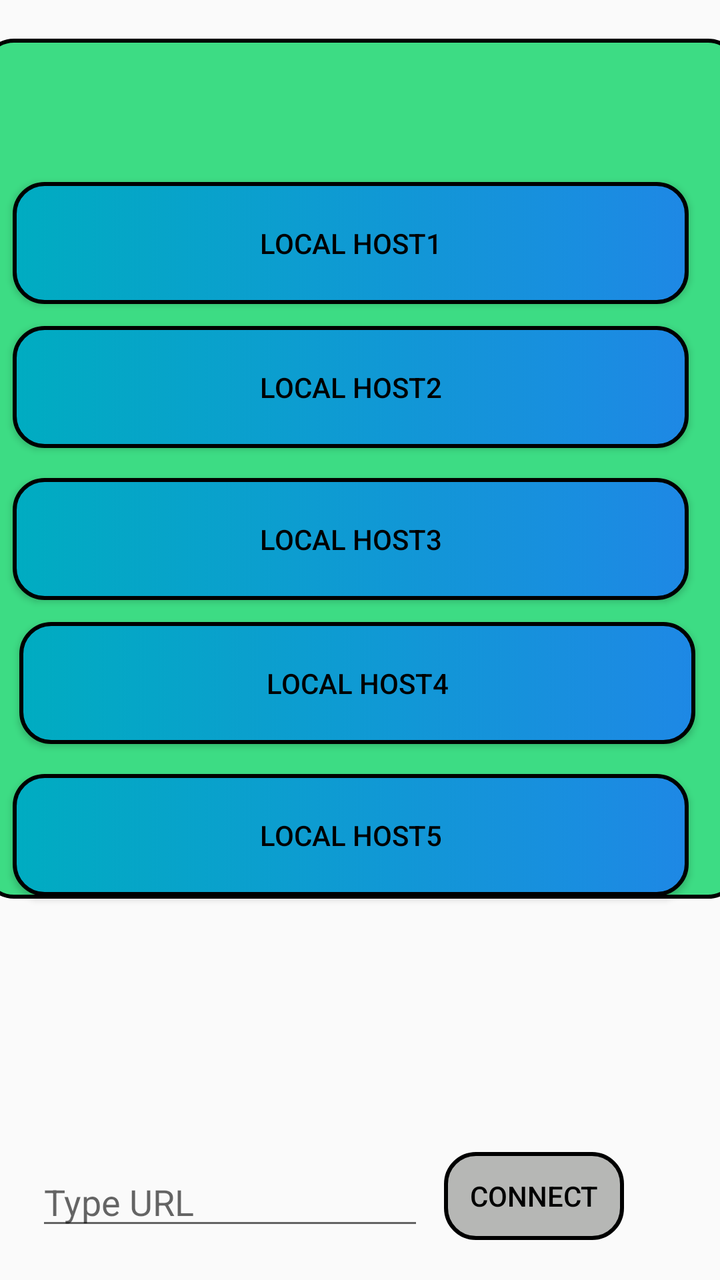
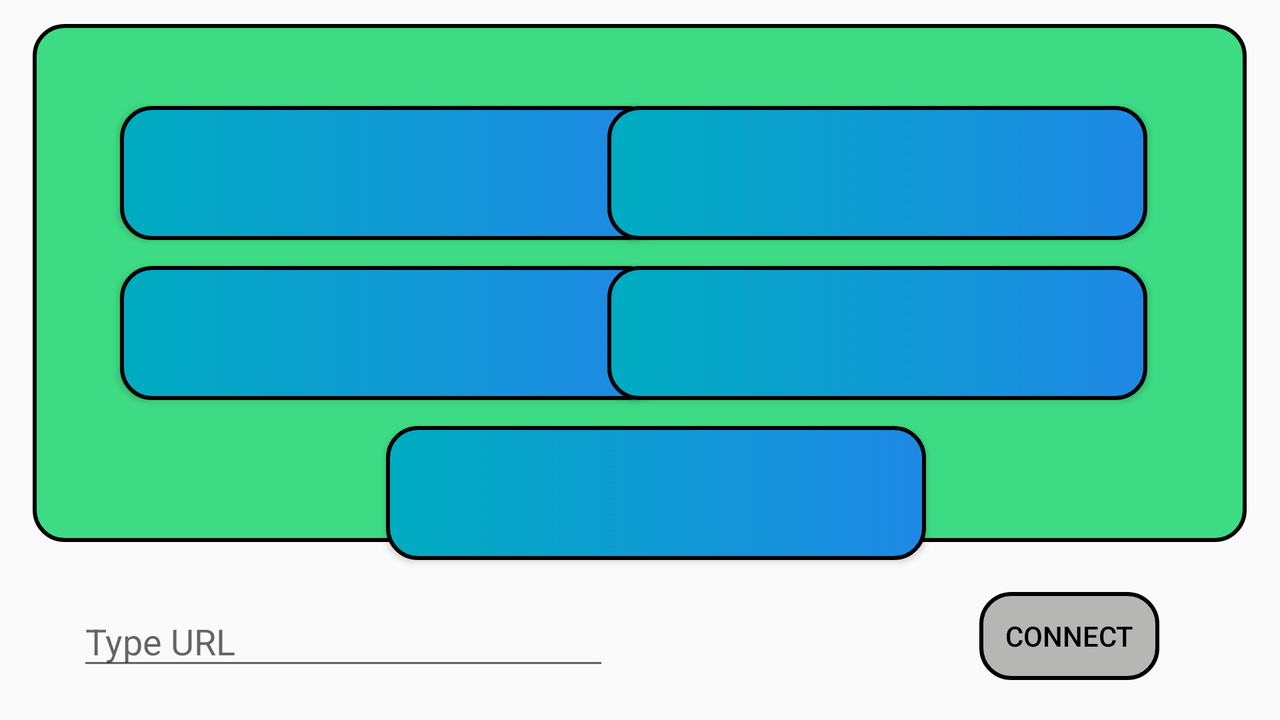

The same Android screen from two of the app's own layout files: first res/layout/ as a phone draws it, then the repository's variant for another configuration, drawn on a device whose configuration selects that folder. Both files follow.
<!-- AndroidManifest.xml: application theme AppTheme -->
<!-- res/layout/activity_connect.xml -->
<?xml version="1.0" encoding="utf-8"?>
<layout xmlns:app="http://schemas.android.com/apk/res-auto"
    xmlns:tools="http://schemas.android.com/tools"
    xmlns:android="http://schemas.android.com/apk/res/android">

        <androidx.constraintlayout.widget.ConstraintLayout
            android:id="@+id/activity_control_portrait"
            android:layout_width="match_parent"
            android:layout_height="match_parent"
            tools:context="connect.ConnectActivity">


                <Button
                    android:id="@+id/local_host4"
                    android:layout_width="338dp"
                    android:layout_height="61dp"
                    android:layout_gravity="start"
                    android:layout_marginStart="48dp"
                    android:layout_marginEnd="48dp"
                    android:layout_marginBottom="268dp"
                    android:enabled="true"
                    android:text="@string/local_host4"
                    app:layout_constraintBottom_toBottomOf="parent"
                    app:layout_constraintEnd_toEndOf="parent"
                    app:layout_constraintHorizontal_bias="0.521"
                    app:layout_constraintStart_toStartOf="parent" />

                <Button
                    android:id="@+id/local_host1"
                    android:layout_width="338dp"
                    android:layout_height="61dp"
                    android:layout_gravity="start"
                    android:layout_marginStart="48dp"
                    android:layout_marginEnd="48dp"
                    android:layout_marginBottom="488dp"
                    android:enabled="true"
                    android:text="@string/local_host1"
                    app:layout_constraintBottom_toBottomOf="parent"
                    app:layout_constraintEnd_toEndOf="parent"
                    app:layout_constraintHorizontal_bias="0.565"
                    app:layout_constraintStart_toStartOf="parent" />

                <Button
                    android:id="@+id/local_host2"
                    android:layout_width="338dp"
                    android:layout_height="61dp"
                    android:layout_gravity="start"
                    android:layout_marginStart="48dp"
                    android:layout_marginEnd="48dp"
                    android:layout_marginBottom="416dp"
                    android:enabled="true"
                    android:text="@string/local_host2"
                    app:layout_constraintBottom_toBottomOf="parent"
                    app:layout_constraintEnd_toEndOf="parent"
                    app:layout_constraintHorizontal_bias="0.565"
                    app:layout_constraintStart_toStartOf="parent" />

                <Button
                    android:id="@+id/local_host3"
                    android:layout_width="338dp"
                    android:layout_height="61dp"
                    android:layout_gravity="start"
                    android:layout_marginStart="48dp"
                    android:layout_marginEnd="48dp"
                    android:layout_marginBottom="340dp"
                    android:enabled="true"
                    android:text="@string/local_host3"
                    app:layout_constraintBottom_toBottomOf="parent"
                    app:layout_constraintEnd_toEndOf="parent"
                    app:layout_constraintHorizontal_bias="0.565"
                    app:layout_constraintStart_toStartOf="parent" />

                <Button
                    android:id="@+id/local_host5"
                    android:layout_width="338dp"
                    android:layout_height="61dp"
                    android:layout_gravity="start"
                    android:layout_marginStart="48dp"
                    android:layout_marginEnd="48dp"
                    android:layout_marginBottom="192dp"
                    android:enabled="true"
                    android:text="@string/local_host5"
                    app:layout_constraintBottom_toBottomOf="parent"
                    app:layout_constraintEnd_toEndOf="parent"
                    app:layout_constraintHorizontal_bias="0.565"
                    app:layout_constraintStart_toStartOf="parent" />

                <EditText
                    android:id="@+id/url"
                    android:layout_width="194dp"
                    android:layout_height="41dp"
                    android:layout_marginStart="5dp"
                    android:layout_marginLeft="5dp"
                    android:layout_marginBottom="20dp"
                    android:layout_marginEnd="10dp"
                    android:layout_marginRight="10dp"
                    android:hint="@string/prompt_url"
                    android:inputType="textUri"
                    android:selectAllOnFocus="true"
                    app:layout_constraintEnd_toStartOf="@+id/connect"
                    app:layout_constraintBottom_toBottomOf="parent"
                    app:layout_constraintHorizontal_bias="1.0"
                    app:layout_constraintVertical_bias="1.0"
                    app:layout_constraintStart_toStartOf="parent"
                    app:layout_constraintTop_toTopOf="parent" />

                <Button
                    android:id="@+id/connect"
                    android:layout_width="90dp"
                    android:layout_height="44dp"
                    android:layout_gravity="start"
                    android:layout_marginStart="48dp"
                    android:layout_marginEnd="48dp"
                    android:layout_marginBottom="20dp"
                    android:onClick="connect"
                    android:enabled="false"
                    android:text="@string/action_connect"
                    app:layout_constraintBottom_toBottomOf="parent"
                    app:layout_constraintEnd_toEndOf="parent"
                    app:layout_constraintHorizontal_bias="1.0"
                    app:layout_constraintStart_toStartOf="parent"
                    app:layout_constraintTop_toTopOf="parent"
                    app:layout_constraintVertical_bias="1.0" />

                <ImageButton
                    android:id="@+id/imageButton2"
                    android:layout_width="379dp"
                    android:layout_height="430dp"
                    app:layout_constraintBottom_toBottomOf="parent"
                    app:layout_constraintEnd_toEndOf="parent"
                    app:layout_constraintStart_toStartOf="parent"
                    app:layout_constraintTop_toTopOf="parent"
                    app:layout_constraintVertical_bias="0.092"
                    app:srcCompat="@drawable/background" />

        </androidx.constraintlayout.widget.ConstraintLayout>
</layout>
<!-- resources referenced by this layout -->
<resources>
  <!-- drawable background (drawable) -->
  <?xml version="1.0" encoding="utf-8"?>
  <selector xmlns:android="http://schemas.android.com/apk/res/android">
  <item android:drawable="@drawable/image_button_default"/>
  </selector>
  <string name="action_connect">Connect</string>
  <string name="local_host1">Local Host1</string>
  <string name="local_host2">Local Host2</string>
  <string name="local_host3">Local Host3</string>
  <string name="local_host4">Local Host4</string>
  <string name="local_host5">Local Host5</string>
  <string name="prompt_url">Type URL</string>
  <style name="AppTheme" parent="Theme.AppCompat.Light.DarkActionBar">
          
          <item name="colorPrimary">@color/colorPrimary</item>
          <item name="colorPrimaryDark">@color/colorPrimaryDark</item>
          <item name="colorAccent">@color/colorAccent</item>
          <item name="buttonStyle">@style/CustomButton</item>
          <item name="imageButtonStyle">@style/backgroundStyle</item>
      </style>
  <!-- drawable image_button_default (drawable) -->
  <?xml version="1.0" encoding="utf-8"?>
  <shape xmlns:android="http://schemas.android.com/apk/res/android"
      android:shape="rectangle">
      <gradient
          android:angle="360"
          android:startColor="#3DDC84"
          android:endColor="#3DDC84">
      </gradient>
      <padding
          android:bottom="7dp"
          android:left="7dp"
          android:right="7dp"
          android:top="7dp">
      </padding>
      <stroke
          android:width="2dp"
          android:color="#000000">
      </stroke>
      <corners
          android:radius="15dp">
      </corners>
  </shape>
  <style name="CustomButton" parent="Widget.AppCompat.Button">
          <item name="android:background">@drawable/custom_button</item>
          <item name="android:textColor">#000</item>
      </style>
  <style name="backgroundStyle">
          <item name="android:drawable">@drawable/background</item>
   </style>
  <!-- drawable custom_button (drawable) -->
  <?xml version="1.0" encoding="utf-8"?>
  <selector xmlns:android="http://schemas.android.com/apk/res/android">
  <item
      android:state_enabled="true"
      android:drawable="@drawable/button_default">
  </item>
      <item
          android:state_enabled="false"
          android:drawable="@drawable/button_disabled">
      </item>
  </selector>
  <!-- drawable button_default (drawable) -->
  <?xml version="1.0" encoding="utf-8"?>
  <shape xmlns:android="http://schemas.android.com/apk/res/android"
      android:shape="rectangle">
      <gradient
          android:angle="360"
          android:startColor="#00ACC1"
          android:endColor="#1E88E5">
      </gradient>
      <padding
          android:bottom="7dp"
          android:left="7dp"
          android:right="7dp"
          android:top="7dp">
      </padding>
      <stroke
          android:width="2dp"
          android:color="#000000">
      </stroke>
      <corners
          android:radius="15dp">
      </corners>
  </shape>
  <!-- drawable button_disabled (drawable) -->
  <?xml version="1.0" encoding="utf-8"?>
  <shape xmlns:android="http://schemas.android.com/apk/res/android"
      android:shape="rectangle">
      <solid android:color="#b6b7b5"/>
      <padding
          android:bottom="7dp"
          android:left="7dp"
          android:right="7dp"
          android:top="7dp">
      </padding>
      <stroke
          android:width="2dp"
          android:color="#000000">
      </stroke>
      <corners
          android:radius="15dp">
      </corners>
  </shape>
</resources>
<!-- res/layout-land/activity_connect.xml (the repository's variant of the layout above) -->
<!-- drawn on the phone turned sideways -->
<?xml version="1.0" encoding="utf-8"?>
<layout xmlns:app="http://schemas.android.com/apk/res-auto"
    xmlns:tools="http://schemas.android.com/tools"
    xmlns:android="http://schemas.android.com/apk/res/android">

        <androidx.constraintlayout.widget.ConstraintLayout
            android:id="@+id/activity_control_portrait"
            android:layout_width="match_parent"
            android:layout_height="match_parent"
            tools:context="connect.ConnectActivity">


                <Button
                    android:id="@+id/local_host1"
                    android:layout_width="270dp"
                    android:layout_height="67dp"
                    android:layout_gravity="start"
                    android:layout_marginStart="48dp"
                    android:layout_marginEnd="48dp"
                    android:layout_marginBottom="240dp"
                    android:enabled="true"
                    android:text=""
                    android:background="@drawable/custom_button"
                    app:layout_constraintBottom_toBottomOf="parent"
                    app:layout_constraintEnd_toEndOf="parent"
                    app:layout_constraintHorizontal_bias="0.044"
                    app:layout_constraintStart_toStartOf="parent" />

                <EditText
                    android:id="@+id/url"
                    android:layout_width="266dp"
                    android:layout_height="42dp"
                    android:layout_marginStart="5dp"
                    android:layout_marginLeft="5dp"
                    android:layout_marginEnd="10dp"
                    android:layout_marginRight="10dp"
                    android:layout_marginBottom="20dp"
                    android:hint="@string/prompt_url"
                    android:inputType="textUri"
                    android:selectAllOnFocus="true"
                    app:layout_constraintBottom_toBottomOf="parent"
                    app:layout_constraintEnd_toStartOf="@+id/connect"
                    app:layout_constraintHorizontal_bias="0.162"
                    app:layout_constraintStart_toStartOf="parent"
                    app:layout_constraintTop_toTopOf="parent"
                    app:layout_constraintVertical_bias="1.0" />

                <Button
                    android:id="@+id/connect"
                    android:layout_width="90dp"
                    android:layout_height="44dp"
                    android:layout_gravity="start"
                    android:layout_marginStart="48dp"
                    android:layout_marginEnd="48dp"
                    android:layout_marginBottom="20dp"
                    android:enabled="false"
                    android:onClick="connect"
                    android:text="@string/action_connect"
                    android:background="@drawable/custom_connect_button"
                    app:layout_constraintBottom_toBottomOf="parent"
                    app:layout_constraintEnd_toEndOf="parent"
                    app:layout_constraintHorizontal_bias="0.973"
                    app:layout_constraintStart_toStartOf="parent"
                    app:layout_constraintTop_toTopOf="parent"
                    app:layout_constraintVertical_bias="1.0" />

                <ImageButton
                    android:id="@+id/imageButton2"
                    android:layout_width="607dp"
                    android:layout_height="259dp"
                    app:layout_constraintBottom_toBottomOf="parent"
                    app:layout_constraintEnd_toEndOf="parent"
                    app:layout_constraintHorizontal_bias="0.493"
                    app:layout_constraintStart_toStartOf="parent"
                    app:layout_constraintTop_toTopOf="parent"
                    app:layout_constraintVertical_bias="0.119"
                    app:srcCompat="@drawable/background" />

                <Button
                    android:id="@+id/local_host3"
                    android:layout_width="270dp"
                    android:layout_height="67dp"
                    android:layout_gravity="start"
                    android:layout_marginStart="48dp"
                    android:layout_marginEnd="48dp"
                    android:layout_marginBottom="160dp"
                    android:enabled="true"
                    android:text=""
                    android:background="@drawable/custom_button"
                    app:layout_constraintBottom_toBottomOf="parent"
                    app:layout_constraintEnd_toEndOf="parent"
                    app:layout_constraintHorizontal_bias="0.044"
                    app:layout_constraintStart_toStartOf="parent" />

                <Button
                    android:id="@+id/local_host5"
                    android:layout_width="270dp"
                    android:layout_height="67dp"
                    android:layout_gravity="start"
                    android:layout_marginStart="48dp"
                    android:layout_marginEnd="48dp"
                    android:layout_marginBottom="80dp"
                    android:enabled="true"
                    android:text=""
                    android:background="@drawable/custom_button"
                    app:layout_constraintBottom_toBottomOf="parent"
                    app:layout_constraintEnd_toEndOf="parent"
                    app:layout_constraintHorizontal_bias="0.529"
                    app:layout_constraintStart_toStartOf="parent" />

                <Button
                    android:id="@+id/local_host4"
                    android:layout_width="270dp"
                    android:layout_height="67dp"
                    android:layout_gravity="start"
                    android:layout_marginStart="48dp"
                    android:layout_marginEnd="48dp"
                    android:layout_marginBottom="160dp"
                    android:enabled="true"
                    android:text=""
                    android:background="@drawable/custom_button"
                    app:layout_constraintBottom_toBottomOf="parent"
                    app:layout_constraintEnd_toEndOf="parent"
                    app:layout_constraintHorizontal_bias="0.933"
                    app:layout_constraintStart_toStartOf="parent" />

                <Button
                    android:id="@+id/local_host2"
                    android:layout_width="270dp"
                    android:layout_height="67dp"
                    android:layout_gravity="start"
                    android:layout_marginStart="48dp"
                    android:layout_marginEnd="48dp"
                    android:layout_marginBottom="240dp"
                    android:enabled="true"
                    android:text=""
                    android:background="@drawable/custom_button"
                    app:layout_constraintBottom_toBottomOf="parent"
                    app:layout_constraintEnd_toEndOf="parent"
                    app:layout_constraintHorizontal_bias="0.933"
                    app:layout_constraintStart_toStartOf="parent" />

        </androidx.constraintlayout.widget.ConstraintLayout>
</layout>
<!-- resources referenced by the variant -->
<!-- as the phone turned sideways resolves them -->
<resources>
  <!-- drawable background (drawable) -->
  <?xml version="1.0" encoding="utf-8"?>
  <selector xmlns:android="http://schemas.android.com/apk/res/android">
  <item android:drawable="@drawable/image_button_default"/>
  </selector>
  <!-- drawable custom_button (drawable) -->
  <?xml version="1.0" encoding="utf-8"?>
  <selector xmlns:android="http://schemas.android.com/apk/res/android">
  <item
      android:state_enabled="true"
      android:drawable="@drawable/button_default">
  </item>
      <item
          android:state_enabled="false"
          android:drawable="@drawable/button_disabled">
      </item>
  </selector>
  <!-- drawable custom_connect_button (drawable) -->
  <?xml version="1.0" encoding="utf-8"?>
  <selector xmlns:android="http://schemas.android.com/apk/res/android">
  <item
      android:state_enabled="true"
      android:drawable="@drawable/button_connect">
  </item>
      <item
          android:state_enabled="false"
          android:drawable="@drawable/button_disabled">
      </item>
  </selector>
  <string name="action_connect">Connect</string>
  <string name="prompt_url">Type URL</string>
  <style name="AppTheme" parent="Theme.AppCompat.Light.DarkActionBar">
          
          <item name="colorPrimary">@color/colorPrimary</item>
          <item name="colorPrimaryDark">@color/colorPrimaryDark</item>
          <item name="colorAccent">@color/colorAccent</item>
          <item name="buttonStyle">@style/CustomButton</item>
          <item name="imageButtonStyle">@style/backgroundStyle</item>
      </style>
  <!-- drawable button_default (drawable) -->
  <?xml version="1.0" encoding="utf-8"?>
  <shape xmlns:android="http://schemas.android.com/apk/res/android"
      android:shape="rectangle">
      <gradient
          android:angle="360"
          android:startColor="#00ACC1"
          android:endColor="#1E88E5">
      </gradient>
      <padding
          android:bottom="7dp"
          android:left="7dp"
          android:right="7dp"
          android:top="7dp">
      </padding>
      <stroke
          android:width="2dp"
          android:color="#000000">
      </stroke>
      <corners
          android:radius="15dp">
      </corners>
  </shape>
  <!-- drawable button_disabled (drawable) -->
  <?xml version="1.0" encoding="utf-8"?>
  <shape xmlns:android="http://schemas.android.com/apk/res/android"
      android:shape="rectangle">
      <solid android:color="#b6b7b5"/>
      <padding
          android:bottom="7dp"
          android:left="7dp"
          android:right="7dp"
          android:top="7dp">
      </padding>
      <stroke
          android:width="2dp"
          android:color="#000000">
      </stroke>
      <corners
          android:radius="15dp">
      </corners>
  </shape>
  <!-- drawable button_connect (drawable) -->
  <?xml version="1.0" encoding="utf-8"?>
  <shape xmlns:android="http://schemas.android.com/apk/res/android"
      android:shape="rectangle">
      <gradient
          android:angle="360"
          android:startColor="#ACECD5"
          android:endColor="#FF4AECB1">
      </gradient>
      <padding
          android:bottom="7dp"
          android:left="7dp"
          android:right="7dp"
          android:top="7dp">
      </padding>
      <stroke
          android:width="2dp"
          android:color="#000000">
      </stroke>
      <corners
          android:radius="15dp">
      </corners>
  </shape>
  <style name="CustomButton" parent="Widget.AppCompat.Button">
          <item name="android:background">@drawable/custom_button</item>
          <item name="android:textColor">#000</item>
      </style>
  <style name="backgroundStyle">
          <item name="android:drawable">@drawable/background</item>
   </style>
</resources>
